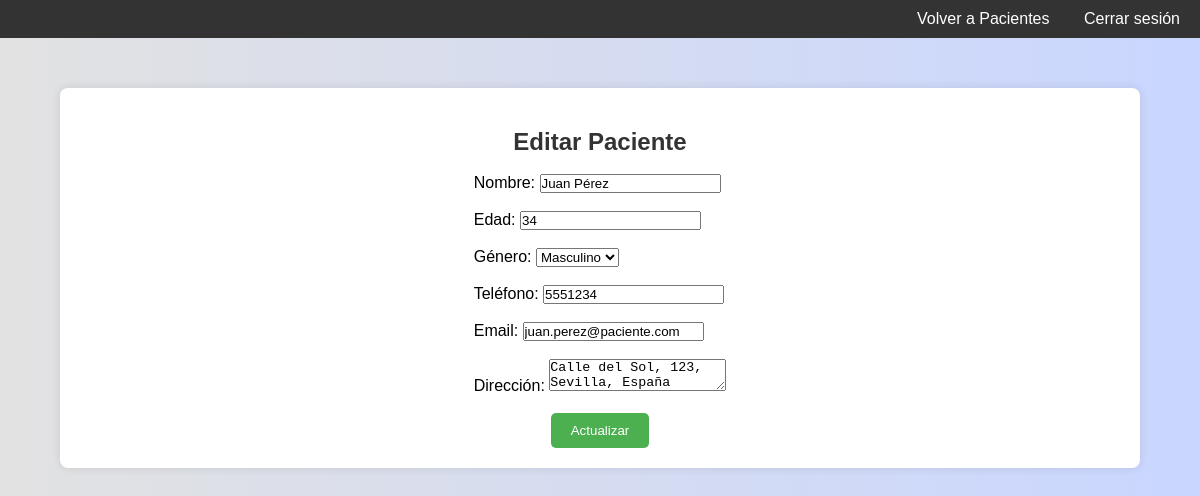
The page /php/editarPaciente.php?id=1 (signed in) on the database its author committed.
### tables this page shows
CREATE TABLE `pacientes` (
  `id` int(11) NOT NULL,
  `nombre` varchar(100) NOT NULL,
  `edad` int(11) NOT NULL,
  `genero` enum('Masculino','Femenino') NOT NULL,
  `fecha_registro` date NOT NULL,
  `telefono` varchar(15) NOT NULL,
  `email` varchar(100) NOT NULL,
  `direccion` text NOT NULL
);

### crud/crud.php (called while the page is built, shortened)
<?php
class Crud {
    public function __construct($conn, $table) {
        $this->conn = $conn;
    }
}
?>

### crud/crudPacientes.php (called while the page is built, shortened)
<?php
require_once 'crud.php';
class PacienteCrud extends Crud {
    public function getById($id) {
        $query = "SELECT * FROM pacientes WHERE id = ?";
        $stmt = $this->conn->prepare($query);
        $stmt->bind_param("i", $id);
        $stmt->execute();
        $result = $stmt->get_result();
        if ($result->num_rows > 0) {
            return $result->fetch_assoc();
        } else {
            throw new Exception("Paciente no encontrado.");
        }
    }
}
?>

### php/editarPaciente.php (the view, shortened to what this page needs)
<?php
require_once '../crud/crudPacientes.php';
$conn = Helper::getConn();
$pacienteCrud = new PacienteCrud($conn);
if (isset($_GET['id'])) {
    $id = filter_input(INPUT_GET, 'id', FILTER_VALIDATE_INT);
    if ($id) {
        $paciente = $pacienteCrud->getById($id);
    } else {
        $error = "ID de paciente no válido.";
    }
} else {
    $error = "No se proporcionó el ID de paciente.";
}
?>
<!DOCTYPE html>
<html lang="es">
<head>
    <link rel="stylesheet" href="../css/style.css">
    <link href="https://cdnjs.cloudflare.com/ajax/libs/font-awesome/6.0.0-beta3/css/all.min.css" rel="stylesheet">
</head>
<body>
    <header>
        <nav>
            <a href="pacientes.php">Volver a Pacientes</a>
            <a href="logout.php">Cerrar sesión</a>
        </nav>
    </header>
    <section class="gestion-container">
        <h2>Editar Paciente</h2>
        <?php if ($paciente) { ?>
            <form action="editarPaciente.php?id=<?php echo urlencode($id); ?>" method="post">
                <br>
                <label for="nombre">Nombre:</label>
                <input type="text" id="nombre" name="nombre" value="<?php echo htmlspecialchars($paciente['nombre']); ?>" required>
                <br><br>
                <label for="edad">Edad:</label>
                <input type="number" id="edad" name="edad" value="<?php echo htmlspecialchars($paciente['edad']); ?>" required>
                <br><br>
                <label for="genero">Género:</label>
                <select id="genero" name="genero" required>
                    <option value="Masculino" <?php echo $paciente['genero'] === 'Masculino' ? 'selected' : ''; ?>>Masculino</option>
                </select>
                <br><br>
                <label for="telefono">Teléfono:</label>
                <input type="text" id="telefono" name="telefono" value="<?php echo htmlspecialchars($paciente['telefono']); ?>" required>
                <br><br>
                <label for="email">Email:</label>
                <input type="email" id="email" name="email" value="<?php echo htmlspecialchars($paciente['email']); ?>" required>
                <br><br>
                <label for="direccion">Dirección:</label>
                <textarea id="direccion" name="direccion" required><?php echo htmlspecialchars($paciente['direccion']); ?></textarea>
                <br><br>
                <button style="display: block; margin: 0 auto;" type="submit">Actualizar</button>
            </form>
        <?php } ?>
    </section>
</body>
</html>

### css/style.css (style rules this page uses)
* { margin: 0; padding: 0; box-sizing: border-box; }
body { font-family: 'Montserrat', sans-serif; background: linear-gradient(to right, #e2e2e2, #c9d6ff); margin: 0; padding: 0; }
h1, h2 { text-align: center; color: #333; margin-top: 20px; }
section.gestion-container { margin: 50px auto; background-color: #fff; border-radius: 8px; box-shadow: 0 0 10px rgba(0, 0, 0, 0.1); padding: 20px; width: 90%; max-width: 1200px; display: flex; flex-direction: column; align-items: center; justify-content: center; }
nav { background-color: #333; padding: 10px; text-align: right; }
nav a { color: white; text-decoration: none; margin-left: 10px; padding: 5px 10px; border-radius: 5px; }
button { background-color: #4CAF50; color: white; border: none; padding: 10px 20px; cursor: pointer; border-radius: 5px; margin-top: 10px; }

### rows shown on the page
pacientes: nombre "Juan Pérez", edad "34", genero "Masculino", telefono "5551234", email "juan.perez@paciente.com", direccion "Calle del Sol, 123, Sevilla, España"
